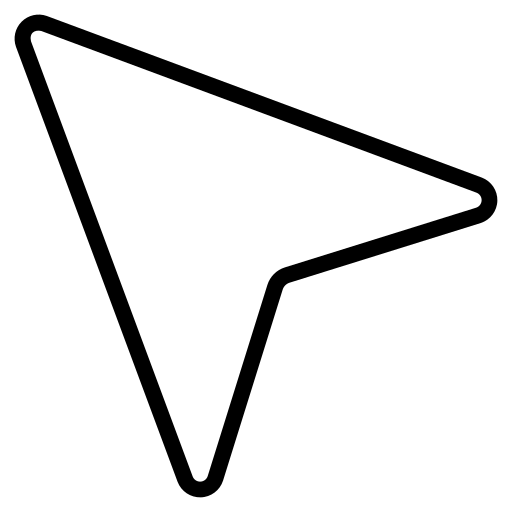
#> input picture src/assets/mouse_pointer/pointer.png, 512 x 512 px
$ python -i png_to_header.py   (imports and definitions only)
#> lines starting #> are read from the running program, lines starting #| are printed output that depends on the picture
#!/usr/bin/env python3
"""
NovexOS - PNG to C header converter
Converts a PNG image into a C header containing a uint32_t ARGB pixel array.

Usage:
    python3 tools/png_to_header.py <input.png> <output.h> [width height]

Defaults: 32x32 pixels.
Pixels are stored as 0xAARRGGBB (alpha in the high byte).

The Makefile calls this script automatically via 'make assets'.
"""

import sys
import os

try:
    from PIL import Image
except ImportError:
    print("ERROR: Pillow is required.  Run:  pip install Pillow")
    sys.exit(1)


def png_to_header(input_path: str, output_path: str,
                  target_w: int = 32, target_h: int = 32) -> None:
#> called with input_path = '../src/assets/mouse_pointer/pointer.png', output_path = 'out.png', target_w = 32, target_h = 32
    img = Image.open(input_path).convert("RGBA")
#> img is the input picture: PIL image 512x512 RGBA; mean R, G, B, A 0, 0, 0, 22.7
    img = img.resize((target_w, target_h), Image.LANCZOS)
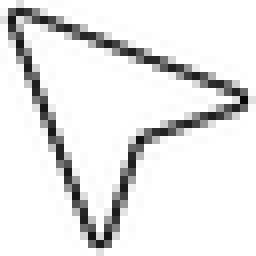
#> img: PIL image 32x32 RGBA (shown 8 times larger); mean R, G, B, A 0, 0, 0, 24.9; transparent parts drawn white

    basename = os.path.basename(input_path)
    varname  = os.path.splitext(basename)[0] + "_img"        # e.g. pointer_img
    guard    = "ASSET_" + varname.upper() + "_H"             # e.g. ASSET_POINTER_IMG_H

    pixels = [img.getpixel((x, y)) for y in range(target_h) for x in range(target_w)]
#> pixels = 1024 items, first 6: (0, 0, 0, 0), (0, 0, 0, 0), (0, 0, 0, 33), (0, 0, 0, 0), (0, 0, 0, 0), (0, 0, 0, 0)

    with open(output_path, "w") as f:
        f.write("/* Auto-generated by tools/png_to_header.py — DO NOT EDIT */\n")
        f.write(f"#ifndef {guard}\n")
        f.write(f"#define {guard}\n\n")
        # Compute the relative path from the output file back to src/types.h.
        # Convention: types.h lives in src/, so we walk up from the output dir.
        out_dir   = os.path.dirname(os.path.abspath(output_path))
        src_dir   = os.path.abspath(os.path.join(os.path.dirname(__file__), '..', 'src'))
        rel_types = os.path.relpath(os.path.join(src_dir, 'types.h'), out_dir)
        # Normalise to forward slashes (C preprocessor is fine with them)
        rel_types = rel_types.replace(os.sep, '/')
        f.write(f'#include "{rel_types}"\n\n')
        f.write(f"#define {varname.upper()}_W {target_w}u\n")
        f.write(f"#define {varname.upper()}_H {target_h}u\n\n")
        f.write("/* Pixels stored as 0xAARRGGBB */\n")
        f.write(f"static const uint32_t {varname}_pixels"
                f"[{target_w * target_h}] = {{\n")

        for i, (r, g, b, a) in enumerate(pixels):
            argb = (a << 24) | (r << 16) | (g << 8) | b
            if (i % target_w) == 0:
                f.write("    ")
            f.write(f"0x{argb:08X}")
            if i < len(pixels) - 1:
                f.write(", ")
            if (i + 1) % target_w == 0:
                f.write("\n")
#> this loop made 1024 passes
#> (a, argb) on passes 1 to 3: (0, 0), (0, 0), (33, 553648128)

        f.write("};\n\n")
        f.write(f"#endif /* {guard} */\n")

    print(f"[assets] Generated {output_path}  ({target_w}x{target_h})")


# [8 lines not run here, left out]

>>> result = png_to_header('../src/assets/mouse_pointer/pointer.png', 'out.png')
